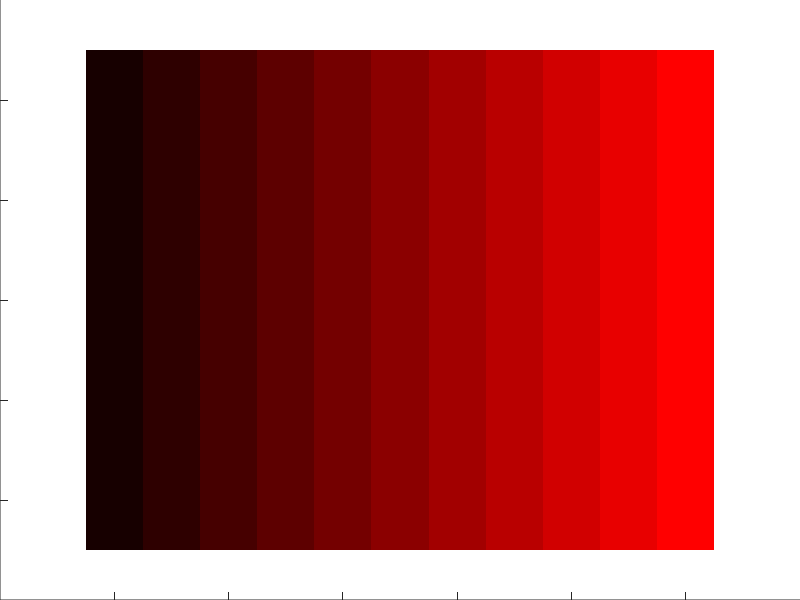

Write MATLAB code to recreate this figure. (Note: this script raises an error after producing the figure.)
% test_gen_marker_plots_assumptions.m -- check, on this MATLAB, every assumption
% plot_marker_slices.m (called by gen_marker_plots_dtc.m) rests on.
%
% Each of these was reasoned about on the WSL edit host, where there is no
% MATLAB, so none of them was verified before the script was written. Run this
% once on the execution host; anything that reports FAIL is a real defect in
% gen_marker_plots_dtc.m, not in this file.
%
%   test_gen_marker_plots_assumptions                     % everything but 7-8
%   test_gen_marker_plots_assumptions('<path to subslice_definitions.mat>')
%
% Writes nothing outside tempdir and leaves no figures open.

function test_gen_marker_plots_assumptions(defs_path)
if nargin < 1, defs_path = ''; end
fprintf('MATLAB %s\n\n', version);
n_fail = 0;

% -- 1. count k lands in colormap row k+1 -----------------------------------
% The whole discrete-legend design depends on clim([-0.5 K+0.5]) against a
% (K+1)-row colormap mapping integer k in 0..K to row k+1. Measured by rendering
% and reading pixels back, not by re-deriving MATLAB's documented index formula.
K = 10;
n_rows = K + 1;
cmap = [(1:n_rows)'/n_rows, zeros(n_rows, 1), zeros(n_rows, 1)];   % row r = [r/n_rows 0 0]
f = figure('Visible', 'off', 'Position', [10 10 n_rows*20 40]);
ax = axes('Parent', f, 'Position', [0 0 1 1]);
image(ax, 'XData', [0 K], 'YData', [1 1], 'CData', 0:K, 'CDataMapping', 'scaled');
colormap(ax, cmap); clim(ax, [-0.5, K + 0.5]);
axis(ax, 'off'); xlim(ax, [-0.5 K+0.5]); ylim(ax, [0.5 1.5]);
frame = getframe(ax); px = frame.cdata;
mid = round(size(px, 1) / 2);
got = zeros(1, n_rows);
for k = 0:K
    col = round((k + 0.5) / n_rows * size(px, 2));
    col = min(max(col, 1), size(px, 2));
    got(k + 1) = round(double(px(mid, col, 1)) / 255 * n_rows) - 1;
end
close(f);
n_fail = report(isequal(got, 0:K), 'count k in 0..K renders in colormap row k+1', ...
    sprintf('counts read back: %s', mat2str(got)), n_fail);

% -- 1b. a ramp starting above 0: count k in s..c lands in row k-s+1 --------
% RAMP_FROM = 'floor' puts clim at [floor-0.5 ceiling+0.5] against a
% (ceiling-floor+1)-row colormap. Same read-back as check 1, with s = 3, c = 10.
s_b = 3; c_b = 10;
rows_b = c_b - s_b + 1;
cmap_b = [(1:rows_b)'/rows_b, zeros(rows_b, 1), zeros(rows_b, 1)];
f = figure('Visible', 'off', 'Position', [10 10 rows_b*20 40]);
ax = axes('Parent', f, 'Position', [0 0 1 1]);
image(ax, 'XData', [s_b c_b], 'YData', [1 1], 'CData', s_b:c_b, 'CDataMapping', 'scaled');
colormap(ax, cmap_b); clim(ax, [s_b - 0.5, c_b + 0.5]);
axis(ax, 'off'); xlim(ax, [s_b - 0.5, c_b + 0.5]); ylim(ax, [0.5 1.5]);
frame = getframe(ax); px = frame.cdata;
mid = round(size(px, 1) / 2);
got_b = zeros(1, rows_b);
for k = s_b:c_b
    col = round((k - s_b + 0.5) / rows_b * size(px, 2));
    col = min(max(col, 1), size(px, 2));
    got_b(k - s_b + 1) = round(double(px(mid, col, 1)) / 255 * rows_b) + s_b - 1;
end
close(f);
n_fail = report(isequal(got_b, s_b:c_b), ...
    'count k in 3..10 renders in colormap row k-2 with clim [2.5 10.5]', ...
    sprintf('counts read back: %s', mat2str(got_b)), n_fail);

% -- 2. cb.Limits crops without changing the data mapping -------------------
f = figure('Visible', 'off');
ax = axes('Parent', f); colormap(ax, cmap); clim(ax, [-0.5, K + 0.5]);
cb = colorbar(ax); before = clim(ax);
cb.Limits = [3.5, K + 0.5]; cb.Ticks = 4:K;
after = clim(ax);
% Read every property BEFORE close(f) -- the colorbar dies with the figure, and
% report()'s detail argument is evaluated whether the check passed or not.
lims_after = cb.Limits;
ok = isequal(before, after) && isequal(lims_after, [3.5, K + 0.5]);
close(f);
n_fail = report(ok, 'setting cb.Limits leaves axes CLim untouched (no re-shading)', ...
    sprintf('CLim %s -> %s, cb.Limits %s', mat2str(before), mat2str(after), ...
    mat2str(lims_after)), n_fail);

% -- 3. CreateFcn set after creation does not fire, and the .fig opens visible
f = figure('Visible', 'off');
set(f, 'CreateFcn', 'set(gcbo,''Visible'',''on'')');
fired_early = strcmp(get(f, 'Visible'), 'on');
tmp = [tempname '.fig'];
savefig(f, tmp); close(f);
g = openfig(tmp); vis = get(g, 'Visible'); close(g); delete(tmp);
n_fail = report(~fired_early && strcmp(vis, 'on'), ...
    'CreateFcn does not fire on set, and a reopened .fig is visible', ...
    sprintf('fired at set: %d, reopened Visible: %s', fired_early, vis), n_fail);

% -- 4. an empty %s argument substitutes nothing and the template CONTINUES --
% Measured on R2026a 2026-09-12, refuting the reasoning this file was written
% against: fprintf does NOT stop at a specifier whose argument is empty. The
% assertion is inverted from its original form on purpose -- it now pins the
% real behaviour, so a future MATLAB that starts truncating would fail here.
s = evalc('fprintf(''A%sB\n'', repmat('' x'', 1, 0));');
n_fail = report(contains(s, 'B'), ...
    'fprintf keeps going when a %s argument is empty (does NOT truncate)', ...
    sprintf('produced %s', mat2str(s)), n_fail);

% -- 5. row == scalar & column implicitly expands to N-by-N -----------------
row = 1:4; colmask = true(4, 1);
sz = size(row == 1 & colmask);
n_fail = report(isequal(sz, [4 4]), ...
    'a row-shaped mask against a column expands to N-by-N instead of erroring', ...
    sprintf('size = %s', mat2str(sz)), n_fail);

% -- 6. xlim rejects a zero-width span --------------------------------------
f = figure('Visible', 'off'); ax = axes('Parent', f); threw = false;
try, xlim(ax, [5 5]); catch, threw = true; end
close(f);
n_fail = report(threw, 'xlim errors on a zero-width span (pad_span is needed)', ...
    sprintf('threw = %d', threw), n_fail);

% -- 7. scatter tolerates empty data and does not read a 3-row CData as RGB -
f = figure('Visible', 'off'); ax = axes('Parent', f);
ok_empty = true;
try, scatter(ax, zeros(0,1), zeros(0,1), 5, zeros(0,1), 'filled'); ...
catch, ok_empty = false; end
h = scatter(ax, [1;2;3], [1;2;3], 5, [1;2;3], 'filled');
cdata_size = size(h.CData);          % before close(f), same reason as above
three_is_cdata = cdata_size(2) == 1;
close(f);
n_fail = report(ok_empty, 'scatter accepts empty data', ...
    sprintf('ok = %d', ok_empty), n_fail);
n_fail = report(three_is_cdata, ...
    'a 3-element COLUMN CData stays colormapped, not read as one RGB triplet', ...
    sprintf('CData is %s', mat2str(cdata_size)), n_fail);

% -- 8. what the definitions file actually looks like in MATLAB -------------
if isempty(defs_path)
    fprintf('  SKIP  subslice_info shape -- pass the path to subslice_definitions.mat\n');
elseif ~isfile(defs_path)
    fprintf('  SKIP  subslice_info shape -- not found: %s\n', defs_path);
else
    d = load(defs_path); si = d.subslice_info;
    n_fail = report(iscell(si), ...
        'subslice_info is a CELL (so entries need {i}, not (i))', ...
        sprintf('class = %s, size = %s', class(si), mat2str(size(si))), n_fail);
    if iscell(si), e = si{1}; else, e = si(1); end
    fl = e.fov_list;
    n_fail = report(ischar(fl), ...
        'fov_list is a CHAR MATRIX (so (:) would scramble it)', ...
        sprintf('class = %s, size = %s', class(fl), mat2str(size(fl))), n_fail);
    if ischar(fl)
        names = cellstr(fl);
        scrambled = fl(:)';
        fprintf('        fov_list(:) would give: %s...\n', scrambled(1:min(30, end)));
        fprintf('        cellstr gives %d name(s), first: %s\n', numel(names), names{1});
        pad = setdiff(double(fl(1, :)), double(strtrim(fl(1, :))));
        if ~isempty(pad)
            fprintf('        padding code point(s): %s (32 = space, 0 = NUL)\n', mat2str(pad));
        end
    end
end

fprintf('\n%d failure(s)\n', n_fail);
end

function n_fail = report(ok, what, detail, n_fail)
if ok
    fprintf('  PASS  %s\n', what);
else
    fprintf('  FAIL  %s\n        %s\n', what, detail);
    n_fail = n_fail + 1;
end
end
